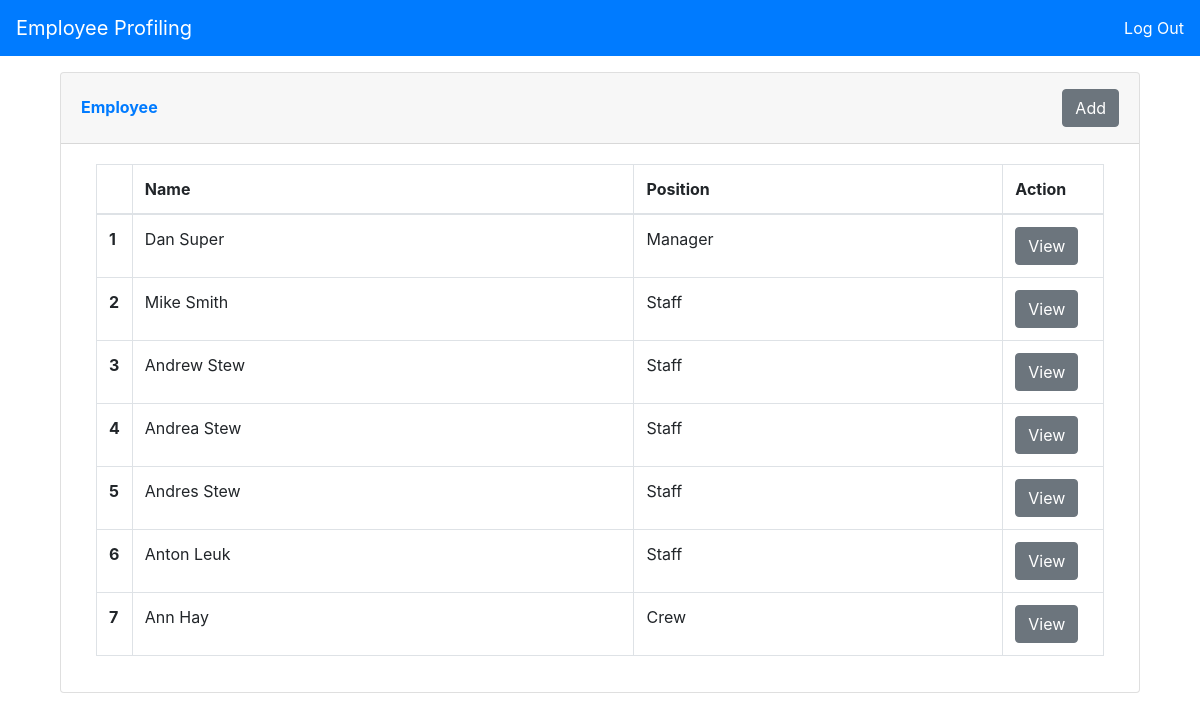
/index.php (signed in), run on the app's committed database.
### tables this page shows
CREATE TABLE `employee` (
  `e_id` int(11) NOT NULL,
  `e_firstname` varchar(50) NOT NULL,
  `e_lastname` varchar(50) NOT NULL,
  `e_title` varchar(50) NOT NULL,
  `e_reportsTo` varchar(50) NOT NULL,
  `e_birthdate` date NOT NULL,
  `e_hiredate` date NOT NULL,
  `e_address` varchar(300) NOT NULL,
  `e_city` varchar(50) NOT NULL,
  `e_state` varchar(50) NOT NULL,
  `e_country` varchar(50) NOT NULL,
  `e_postal` int(10) NOT NULL,
  `e_phone` varchar(30) NOT NULL,
  `e_fax` varchar(20) NOT NULL,
  `e_email` varchar(100) NOT NULL
);

### lib/includes/autoload.inc.php (called while the page is built, shortened)
<?php
function autoLoader($classname){
	$dir = "lib/class/";
	$ext = ".class.php";
	$path = $dir . $classname . $ext;
}
?>

### lib/class/dbconn.class.php (called while the page is built, shortened)
<?php
class dbconn {
	private $host = "127.0.0.1";
	private $user = "root";
	private $pass = "";
	private $db = "employee_profiling";
	protected function conn() {
		try {
			$det = "mysql:host=". $this->host .";dbname=". $this->db;
			$this->pdo = new PDO($det, $this->user, $this->pass);
			$this->pdo->setAttribute( PDO::ATTR_DEFAULT_FETCH_MODE, PDO::FETCH_ASSOC);
			return $this->pdo;
		} catch (PDOException $e) {
			echo "Error: ". $e->getMessage();
		}
	}
}
?>

### lib/class/employee.class.php (called while the page is built, shortened)
<?php
class employee extends dbconn {
	protected function getAll() {
		$emps = $this->conn()->query("SELECT e_id, e_firstname, e_lastname, e_title FROM employee");
		$result = $emps->fetchAll();
		return $result;
	}
}
?>

### lib/class/employeeView.class.php (called while the page is built, shortened)
<?php
class employeeView extends employee {
	public function viewAll() {
		return $result = $this->getAll();
	}
}
?>

### index.php (the view, shortened to what this page needs)
<?php
include 'lib/includes/autoload.inc.php';
?>
<!DOCTYPE html>
<html>
<head>
	<link rel="stylesheet" href="https://maxcdn.bootstrapcdn.com/bootstrap/4.0.0/css/bootstrap.min.css">
</head>
<body>
	<nav class="navbar navbar-expand-lg navbar-dark bg-primary mb-3">
	  <a class="navbar-brand" href="index.php">Employee Profiling</a>
	  <a class="text-white" href="logout.php">Log Out</a>
	</nav>
	<div class="container">
		<div class="row">
			<div class="col-12 mx-auto">
				<div class="col-md-12">
					<div class="card">
						<div class="card-header py-3 d-flex flex-row align-items-center justify-content-between">
							<h6 class="m-0 font-weight-bold text-primary">Employee</h6>
							<a href="employee_add.php" class="btn btn-secondary">Add</a>
						</div>
						<div class="card-body">
							<div class="col-md-12 table-responsive">
								<?php
								$employee = new employeeView;
								$allEmployee = $employee->viewAll();
								?>
								<table class="table table-bordered">
									<thead>
										<tr>
											<th width="2%"></th>
											<th>Name</th>
											<th>Position</th>
											<th width="10%">Action</th>
										</tr>
									</thead>
									<tbody>
										<?php
										foreach ($allEmployee as $key => $employee) {
											?>
										<tr>
											<th scope="row"><?=$key+1?></th>
											<td><?=$employee['e_firstname']." ".$employee['e_lastname']?></td>
											<td><?=$employee['e_title']?></td>
											<td>
												<a href="profile.php?<?=$employee['e_id']?>" class="btn btn-secondary">View</a>
											</td>
										</tr>
											<?php
										}
										?>
									</tbody>
								</table>
							</div>
						</div>
					</div>
				</div>
			</div>
		</div>
	</div>
</body>
</html>

### data on the page
employee: e_firstname "Dan", e_lastname "Super", e_title "Manager"
employee: e_firstname "Mike", e_lastname "Smith", e_title "Staff"
employee: e_firstname "Andrew", e_lastname "Stew", e_title "Staff"
employee: e_firstname "Andrea", e_lastname "Stew", e_title "Staff"
employee: e_firstname "Andres", e_lastname "Stew", e_title "Staff"
employee: e_firstname "Anton", e_lastname "Leuk", e_title "Staff"
employee: e_firstname "Ann", e_lastname "Hay", e_title "Crew"
